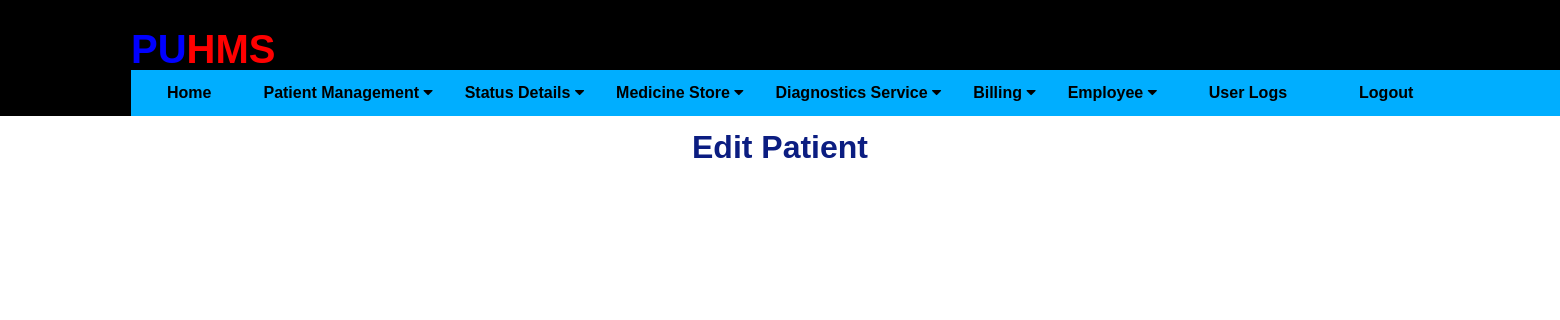
Page /editpatientdetail/2 (signed in) on the earlier database version.
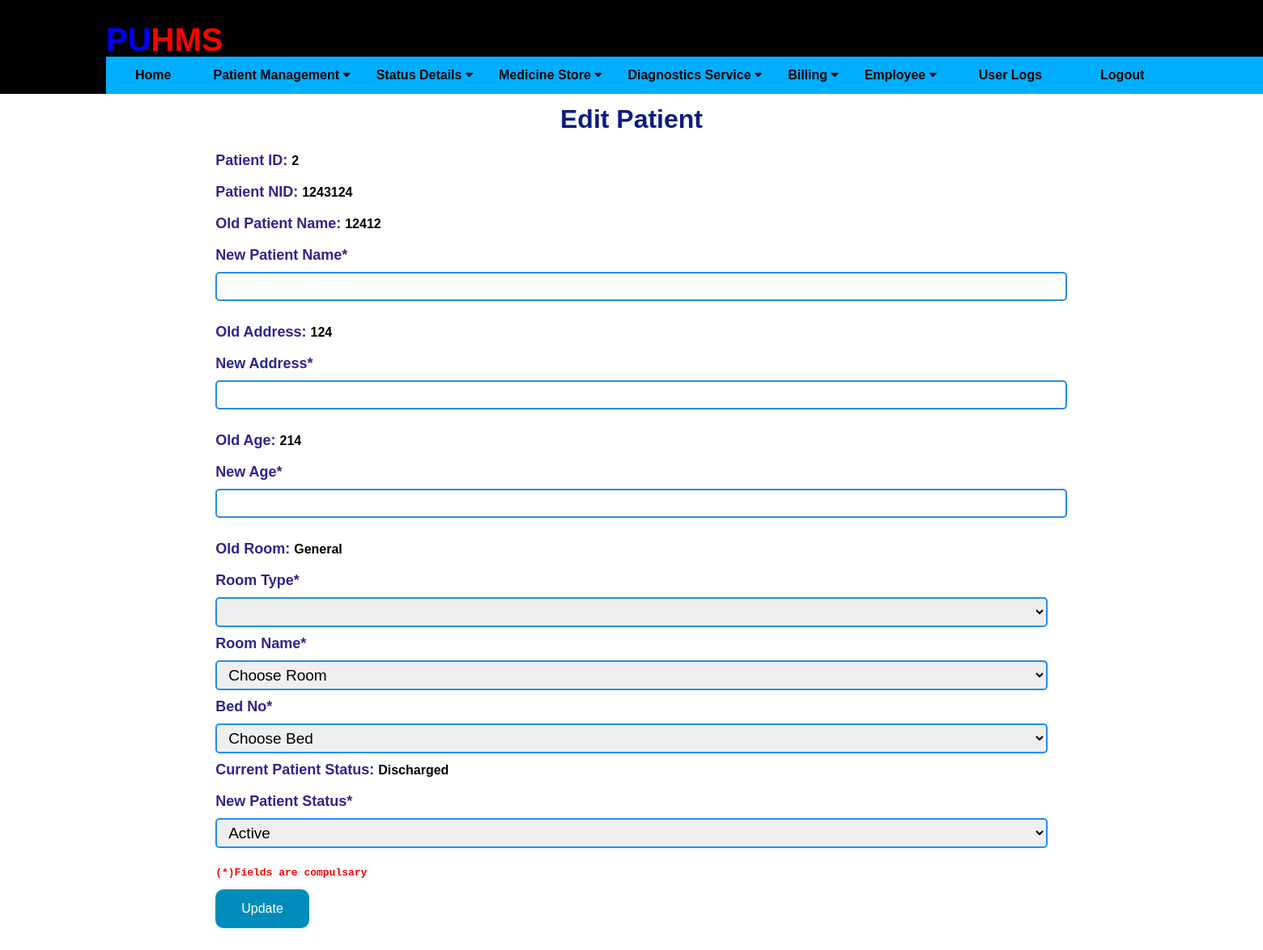
Same page on the later database version.
### application/db.py (models this page shows)
class Patients(db.Model):
    __tablename__ = 'patients'
    id = db.Column(db.Integer, primary_key=True)
    nid = db.Column(db.Integer, unique=True)
    pname = db.Column(db.String(20), nullable=False)
    age = db.Column(db.Integer)
    date = db.Column(db.DateTime, default=datetime.now)
    ldate = db.Column(db.DateTime, default=datetime.now)
    tbed = db.Column(db.String(10))
    address = db.Column(db.String(20))
    status = db.Column(db.String(20))
    issue = db.Column(db.String(100))
    pcontact = db.Column(db.String(20))
    assoc_contact = db.Column(db.String(20))
    room = db.Column(db.String(9))
    assignBed = db.Column(db.Integer(), nullable=False)

### application/routes.py (the view, shortened to what this page needs)
@app.route('/editpatientdetail/<id>', methods=['GET', 'POST'])
def editpatientdetail(id):
    print("id is : ", id)
    if session.get('username') or session.get('recepUsername'):
        print(datetime.now())
        editpat = Patients.query.filter_by( id = id )
        goom = avlRoom()
        gen = availRooms('General')
        semi = availRooms('Semi')
        single = availRooms('Single')
        return render_template('editpatientdetail.html', editpat = editpat, gen=gen, semi=semi, single=single, avl=goom)
    else:
        return "<h1>You do not have permission to perform this action. Please go back</h1>"

### application/rooms.py (called while the page is built)
def availRooms(index):
    array = [[[101, 102, 103, 104, 105], [106, 107, 108, 109, 110]],
             [[201, 202], [203, 204], [205, 206], [207, 208], [209, 210]], [[301], [302], [303], [304], [305]]]
    pat = Patients.query.filter_by(status="Active").all()
    avl = 0
    if index == "General":
        a = 0
        for p in pat:
            if p.tbed == "General":
                a += 1
        avl = (len(array[0][0]) + len(array[0][1])) - a
    elif index == "Semi":
        b = 0
        for p in pat:
            if p.tbed == "Semi":
                b += 1
        avl = (len(array[1]) * len(array[1][0])) - b
    elif index == "Single":
        c = 0
        for p in pat:
            if p.tbed == "Single":
                c += 1
        avl = (len(array[2]) * len(array[2][0])) - c
    return avl

### application/templates/editpatientdetail.html (shortened to what this page needs)
{% extends "layout.html" %}
{% block content %}
<div class="form1">
    <h1 style="color: rgb(11, 29, 129); text-align: center;">Edit Patient </h1>
    {% for edit in editpat %}
    <form action="" method="POST">
        <label for="id">Patient ID:   </label> <b>{{ edit.id }}</b> <br><br>
        <label for="nid">Patient NID: </label> <b> {{ edit.nid }} </b> <br><br>
        <label for="Name">Old Patient Name:   </label> <b>{{ edit.pname }}</b> <br><br>
        <label for="New customer Name*">New Patient Name*</label>
        <input type="text" class="text1" id="npname" name="npname" required><br><br>
        <label for="Old Address">Old Address:  </label> <b>{{ edit.address }}</b> <br><br>
        <label for="New Address*">New Address*</label>
        <input type="text" class="text1" id="naddress" name="naddress" required><br><br>
        <label for="Old Age">Old Age:  </label> <b>{{ edit.age }}</b> <br><br>
        <label for="New Age*">New Age*</label>
        <input type="number" class="text1" id="nage" name="nage" min="0"  maxlength="2" required><br><br>
        <label for="Old Address">Old Room:  </label><b> {{ edit.tbed }}</b> <br><br>
        <label for="tbed">Room Type*</label>
                <select id="tbed" class="text1" name="tbed" required>
                    <option value="gen"></option>
                </select>
                <label for="tbed">Room Name*</label>
                <select id="room" class="text1" name="room-no" required>
                    <option>Choose Room</option>
                </select>
                <label for="tbed">Bed No*</label>
                <select id="slct3" class="text1" name="troom" required>
                    <option>Choose Bed</option>
                </select>
        <label for="Old Address">Current Patient Status:  </label> <b>{{ edit.status }}</b> <br><br>
        <label for="status">New Patient Status*</label>
        <select id="status" class="text1" name="status">
            <option value="Active">Active</option>
        </select>
        <pre>(*)Fields are compulsary</pre>
        <button type="submit" class="button" >Update</button>
    </form>
    {% endfor %}
</div>
{% endblock %}

Differences in the rows shown:
added Patients: id "2", nid "1243124", pname "12412", address "124", age "214", tbed "General", status "Discharged"
